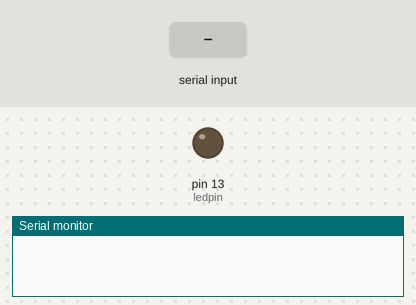
A sketch run on a simulated Arduino Uno, built with avr-gcc and run on an emulated ATmega328P. On the bench: output pins drawn as LEDs (lit = HIGH), the last lines printed to the serial monitor. The test bench sets the inputs (shaded band).

Above: at 1.2 s.
1.3 s: "1" received over the second serial link
At 2.2 s:
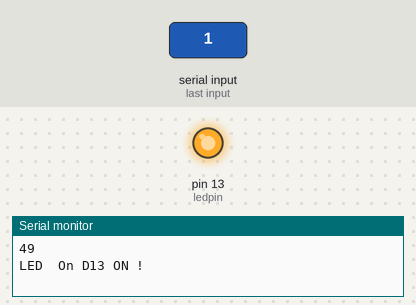
2.8 s: "0" received over the second serial link
At 3.3 s:
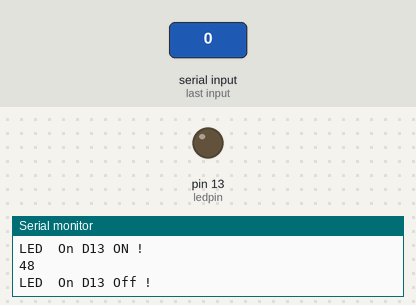
Timing chart, 0 to 5.8 s (numbered marks = the images above; inputs shaded):
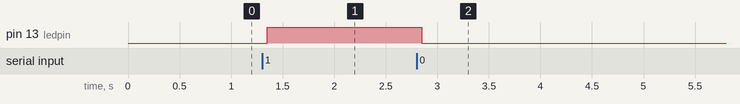

Measured:
- after the input at 1.3 s, pin 13 (ledpin): LOW → HIGH after 0.05 s
- after the input at 2.8 s, pin 13 (ledpin): HIGH → LOW after 0.05 s

The sketch:

bluetooth_testing.ino
```cpp
#include <SoftwareSerial.h>// import the serial library

SoftwareSerial mySerial(10, 11); // RX, TX
int ledpin=13; // led on D13 will show blink on / off
int BluetoothData; // the data given from Computer

void setup() {
  // put your setup code here, to run once:
  mySerial.begin(9600);
  Serial.begin(9600);
  mySerial.println("Bluetooth On please press 1 or 0 blink LED ..");
  pinMode(ledpin,OUTPUT);
}

void loop() {
  // put your main code here, to run repeatedly:
   if (mySerial.available()){
BluetoothData=mySerial.read();
Serial.println(BluetoothData);
   if(BluetoothData==49){   // if number 1 pressed ....
   digitalWrite(ledpin,1);
   Serial.println("LED  On D13 ON ! ");
   }
  if (BluetoothData=='0'){// if number 0 pressed ....
  digitalWrite(ledpin,0);
   Serial.println("LED  On D13 Off ! ");
  }
}
delay(100);// prepare for next data ...
}
```
